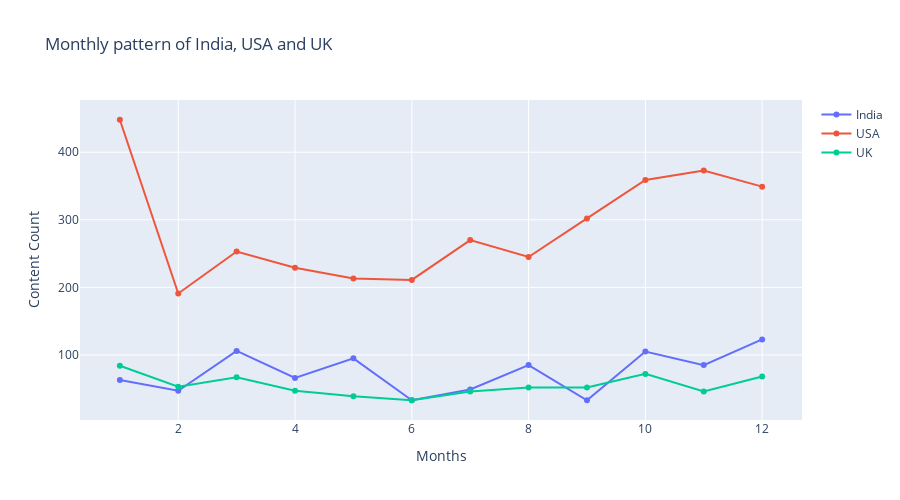

The code cell stored with this chart in its notebook:
### Code cell
trace1=go.Scatter(x=india_monthly_growth_count_df['month_added'], y=india_monthly_growth_count_df['count'], name = 'India', orientation='v')
trace2=go.Scatter(x=usa_monthly_growth_count_df['month_added'], y=usa_monthly_growth_count_df['count'], name = 'USA', orientation='v')
trace3=go.Scatter(x=uk_monthly_growth_count_df['month_added'], y=uk_monthly_growth_count_df['count'], name = 'UK', orientation='v')

layout = go.Layout(title="Monthly pattern of India, USA and UK", height=500)

data = [trace1, trace2, trace3]

fig = go.Figure(data, layout=layout)

fig.update_yaxes(title_text='Content Count')

fig.update_xaxes(title_text='Months')

fig.show()

fig.write_image("/content/drive/My Drive/Practical_Datasets/EDA on Netflix Content Dataset/Plots/Monthly pattern of India, USA and UK.jpeg")

### Figure 1 — Plotly figure (JSON) as saved in the notebook; plotly's stock layout.template omitted (floating-point values rounded to 4 significant figures)
{"data": [{"y": [63, 47, 106, 66, 95, 33, 49, 85, 33, 105, 85, 123], "x": [1, 2, 3, 4, 5, 6, 7, 8, 9, 10, 11, 12], "type": "scatter", "name": "India", "orientation": "v"}, {"y": [448, 191, 253, 229, 213, 211, 270, 245, 302, 359, 373, 349], "x": [1, 2, 3, 4, 5, 6, 7, 8, 9, 10, 11, 12], "type": "scatter", "name": "USA", "orientation": "v"}, {"y": [84, 53, 67, 47, 39, 33, 46, 52, 52, 72, 46, 68], "x": [1, 2, 3, 4, 5, 6, 7, 8, 9, 10, 11, 12], "type": "scatter", "name": "UK", "orientation": "v"}], "layout": {"title": {"text": "Monthly pattern of India, USA and UK"}, "yaxis": {"title": {"text": "Content Count"}}, "xaxis": {"title": {"text": "Months"}}, "height": 500}}
